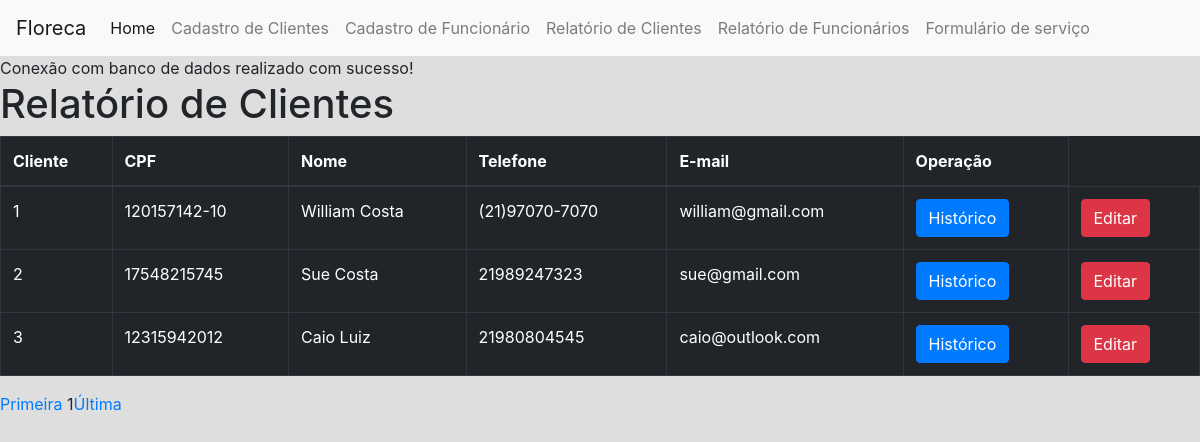
The page /pages/relatorio-client.php on the database its author committed.
### tables this page shows
CREATE TABLE `cliente` (
  `idcliente` int(15) NOT NULL,
  `nome` varchar(60) NOT NULL,
  `telefone` varchar(15) NOT NULL,
  `cpf` char(14) NOT NULL,
  `rg` varchar(15) NOT NULL,
  `datanascimento` date NOT NULL,
  `cep` char(9) NOT NULL,
  `numerocasa` smallint(6) NOT NULL,
  `email` varchar(255) NOT NULL,
  `status` char(1) NOT NULL
);

### pages/relatorio-client.php (the view, shortened to what this page needs)
<?php
    require_once './head.php';
    require_once './menuadmin.php';
    include_once './conexao.php';
    $pagatual = filter_input(INPUT_GET, "page", FILTER_SANITIZE_NUMBER_INT);
	$pag = (!empty($pagatual)) ? $pagatual : 1;
    $limitereg = 3;
    $inicio = ($limitereg * $pag) - $limitereg;
    $busca= "SELECT idcliente, cpf, nome, telefone, email
              from cliente
              LIMIT $inicio , $limitereg";
    $resultado = $conn->prepare($busca);
    $resultado->execute();
    if (($resultado) AND ($resultado->rowCount() != 0)){
     echo "<h1>Relatório de Clientes</h1>";
?>
    <table class="table table-bordered table-dark">
        <thead>
            <tr>
                <th scope="col">Cliente</th>
                <th scope="col">CPF</th>
                <th scope="col">Nome</th>
                <th scope="col">Telefone</th>
                <th scope="col">E-mail</th>
                <th scope="col">Operação</th>
            </tr>
        </thead>
    <tbody>
    <?php
    while ($linha = $resultado->fetch(PDO::FETCH_ASSOC)) {
    extract($linha);
    ?>
        <tr>
          <td scope="row"><?php echo $idcliente ?></td>
          <td><?php echo $cpf ?></td>
          <td><?php echo $nome ?></td>
          <td><?php echo $telefone ?></td>
          <td><?php echo $email ?></td>
          <td>
            <?php echo "<a href='historico.php?idcliente=$idcliente'>" ; ?>
            <input type="submit" class="btn btn-primary" name="historico" value="Histórico">
          </td>
          <td>
            <?php echo "<a href='editar-client.php?idcliente=$idcliente'>" ; ?>
            <input type="submit" class="btn btn-danger" name="editar" value="Editar">
          </td>
        </tr>
<?php
        }
?>
 </tbody>
</table>
<?php
}else{
    echo "Não tem registros";
}
  $qtregistro = "SELECT COUNT(idcliente) AS registros FROM cliente";
  $resultado = $conn->prepare($qtregistro);
  $resultado->execute();
  $resposta = $resultado->fetch(PDO::FETCH_ASSOC);
  $qnt_pagina = ceil($resposta['registros'] / $limitereg);
   echo "<a href='relatorio-client.php?page=1'>Primeira</a> ";
 echo "$pag";
 echo "<a href='relatorio-client.php?page=$qnt_pagina'>Última</a> ";
?>

### pages/head.php (shortened to what this page needs)
<!DOCTYPE html>
<html lang="pt-BR">
  <head>
    <link rel="stylesheet" href="https://stackpath.bootstrapcdn.com/bootstrap/4.1.3/css/bootstrap.min.css">
    <link rel="stylesheet" href="https://cdn.jsdelivr.net/gh/Wruczek/Bootstrap-Cookie-Alert@gh-pages/cookiealert.css">
    <link rel="stylesheet" href="style.css">
    <link rel="stylesheet" href="https://cdnjs.cloudflare.com/ajax/libs/font-awesome/6.2.1/css/all.min.css" />
  </head>
  <body>

### pages/menuadmin.php (shortened to what this page needs)
<?php
    require_once 'head.php';
?>
<nav class="navbar navbar-expand-lg navbar-light bg-light">
        <a class="navbar-brand" href="index.php">Floreca</a>
        <div class="collapse navbar-collapse" id="conteudoNavbarSuportado">
          <ul class="navbar-nav mr-auto">
            <li class="nav-item active">
              <a class="nav-link" href="index.php">Home <span class="sr-only">(página atual)</span></a>
            </li>
            <li class="nav-item">
              <a class="nav-link" href="./formulario.php">Cadastro de Clientes</a>
            </li>
            <li class="nav-item">
              <a class="nav-link" href="./funcionario.php">Cadastro de Funcionário</a>
            </li>
            <li class="nav-item">
              <a class="nav-link" href="./relatorio-client.php">Relatório de Clientes</a>
            </li>
            <li class="nav-item">
              <a class="nav-link" href="./relatorio-func.php">Relatório de Funcionários</a>
            </li>
            <li class="nav-item">
              <a class="nav-link" href="./form-servico.php">Formulário de serviço</a>
            </li>
          </ul>
        </div>
    </nav>
<?php
    require_once './footer-admin.php';
?>

### pages/footer-admin.php (shortened to what this page needs)
  </body>
</html>

### pages/style.css (style rules this page uses)
body { margin: 0; padding: 0; height: 100%; width: 100%; overflow-x: hidden; background: #dedede; }

### rows shown on the page
cliente: idcliente "1", cpf "120157142-10", nome "William Costa", telefone "(21)97070-7070", email "william@gmail.com"
cliente: idcliente "2", cpf "17548215745", nome "Sue Costa", telefone "21989247323", email "sue@gmail.com"
cliente: idcliente "3", cpf "12315942012", nome "Caio Luiz", telefone "21980804545", email "caio@outlook.com"

### other values the page prints
$pag "1"
